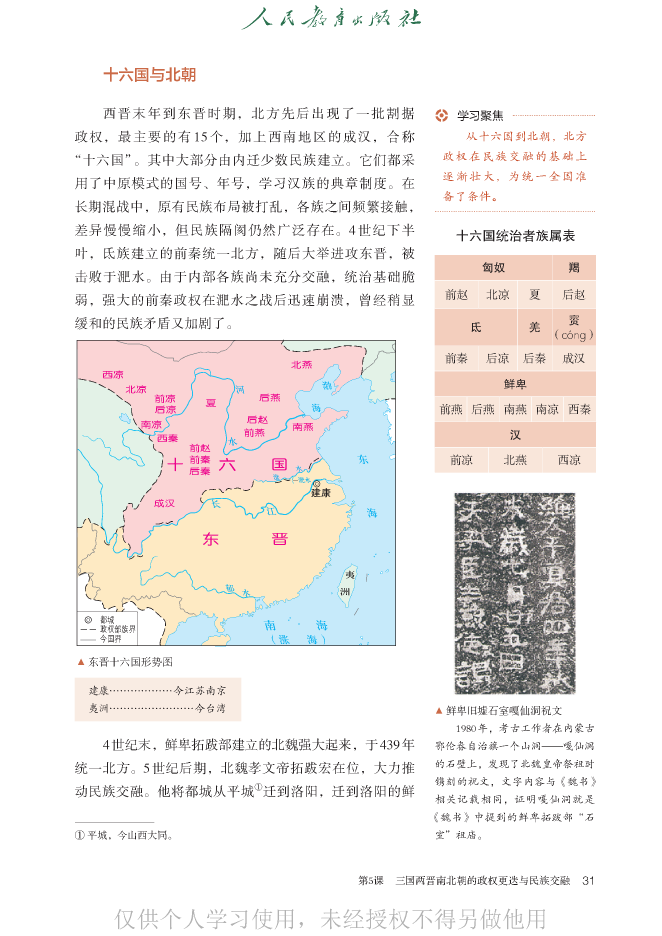
#> input picture shuju/cleaned/history_book_01/reclean_20260923/s01/page_38_240dpi.png, 1985 x 2807 px, found by its file name (shown at 1/3 size)
$ python crop_group_rows.py
#> lines starting #> are read from the running program, lines starting #| are printed output that depends on the picture
from PIL import Image
from pathlib import Path
im=Image.open('shuju/cleaned/history_book_01/reclean_20260923/s01/page_38_240dpi.png')
#> im is the input picture: PIL image 1985x2807 RGB; mean R, G, B 240.1, 236.9, 235.2
for name,box in [('upper_groups',(1260,740,1820,920)),('lower_groups',(1260,900,1820,1120))]:
 x=im.crop(box);x.resize((x.width*5,x.height*5)).save(Path('shuju/cleaned/history_book_01/reclean_20260923/s01')/(name+'.png'))
#> this loop made 2 passes
#> pass 1, `x = im.crop(box)`:
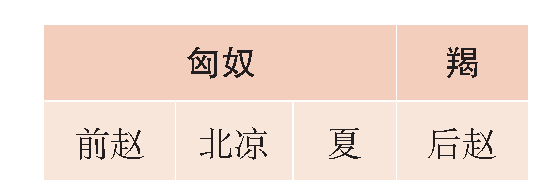
#> x: PIL image 560x180 RGB; mean R, G, B 242.3, 222.6, 212.4
#> pass 1, `x = im.crop(box)`:
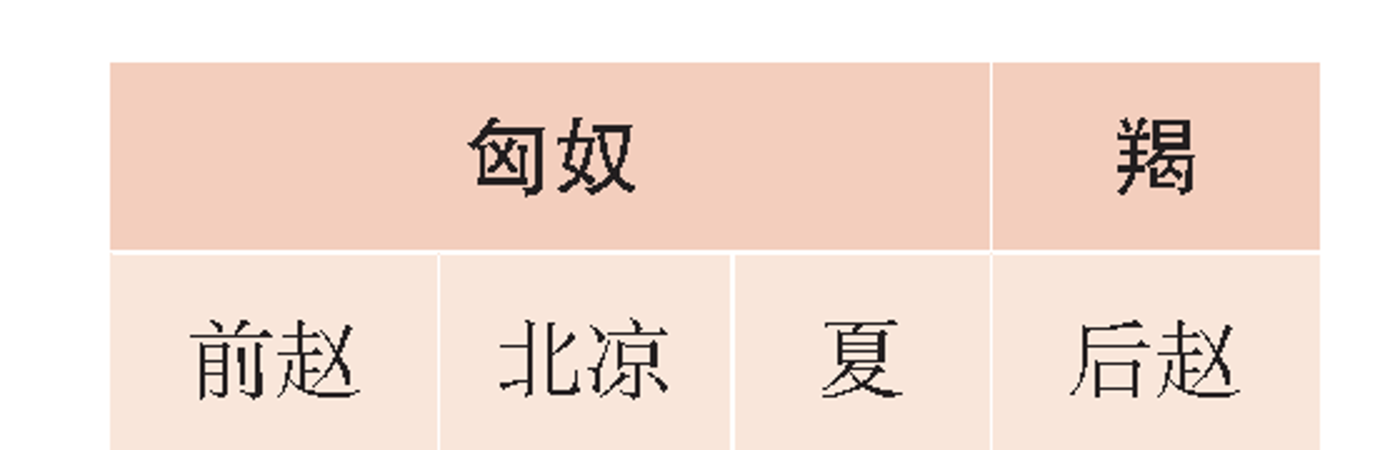
#> saved as upper_groups.png: PIL image 2800x900 RGB (shown at 1/2 size); mean R, G, B 242.1, 222.5, 212.4
#> pass 2, `x = im.crop(box)`:
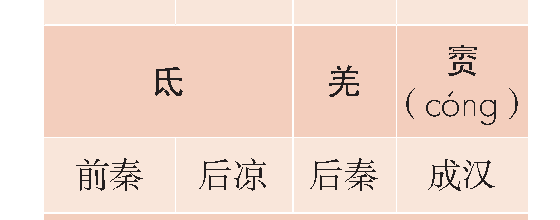
#> x: PIL image 560x220 RGB; mean R, G, B 241.5, 218, 206
#> pass 2, `x = im.crop(box)`:
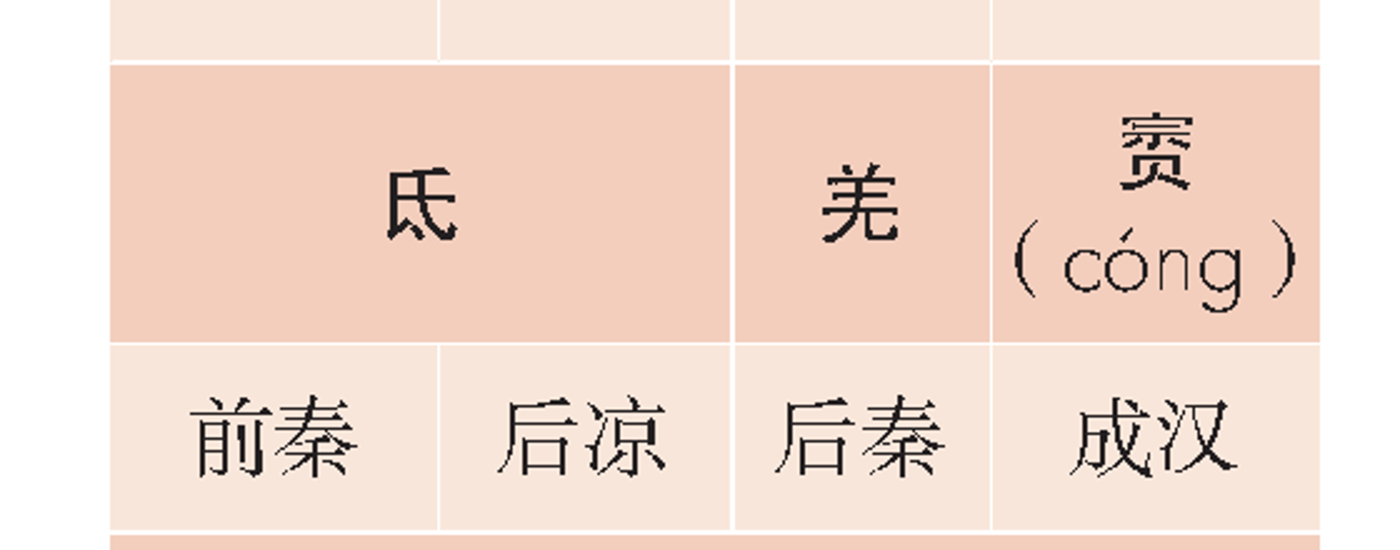
#> saved as lower_groups.png: PIL image 2800x1100 RGB (shown at 1/2 size); mean R, G, B 241.4, 217.9, 206

$ run again, with shuju/cleaned/history_book_01/reclean_20260923/s01/page_37_240dpi.png copied over shuju/cleaned/history_book_01/reclean_20260923/s01/page_38_240dpi.png
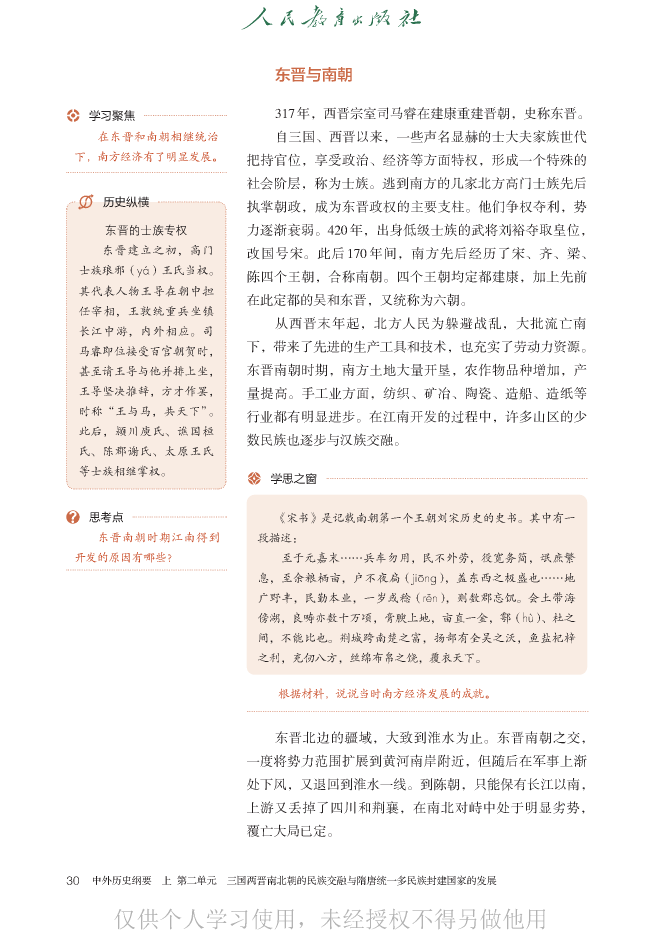
#> input picture shuju/cleaned/history_book_01/reclean_20260923/s01/page_37_240dpi.png, 1985 x 2807 px, found by its file name (shown at 1/3 size)
#> im is the input picture: PIL image 1985x2807 RGB; mean R, G, B 246.1, 243.4, 241.8
#> the loop `for name,box in [('upper_groups',(1260,740,1820,920)),('lower_groups',..` made 2 passes
#> pass 1, `x = im.crop(box)`:
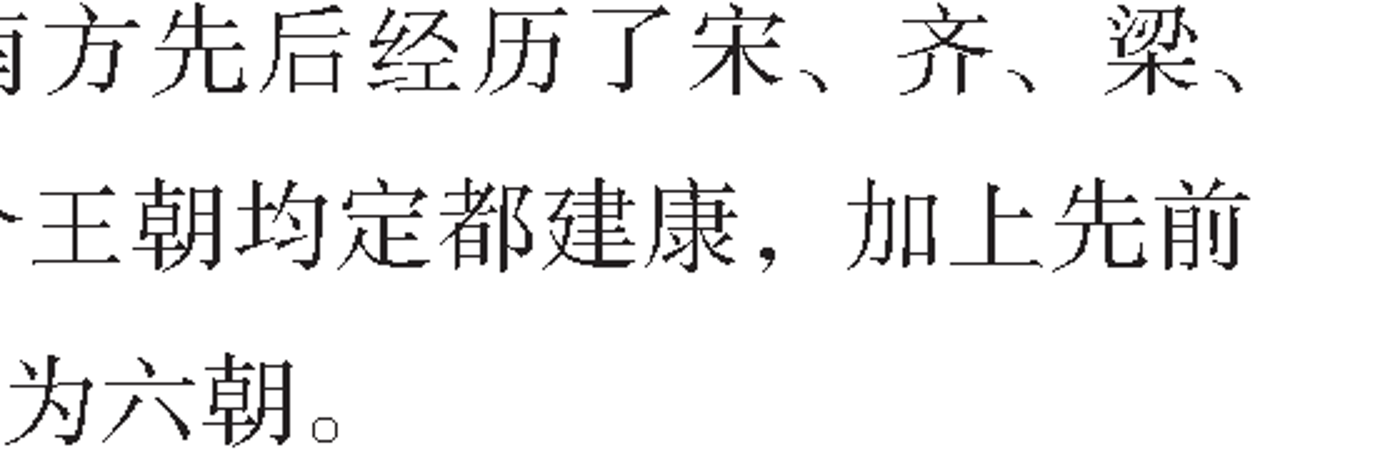
#> saved as upper_groups.png: PIL image 2800x900 RGB (shown at 1/2 size); mean R, G, B 239.1, 238.8, 238.9
#> pass 2, `x = im.crop(box)`:
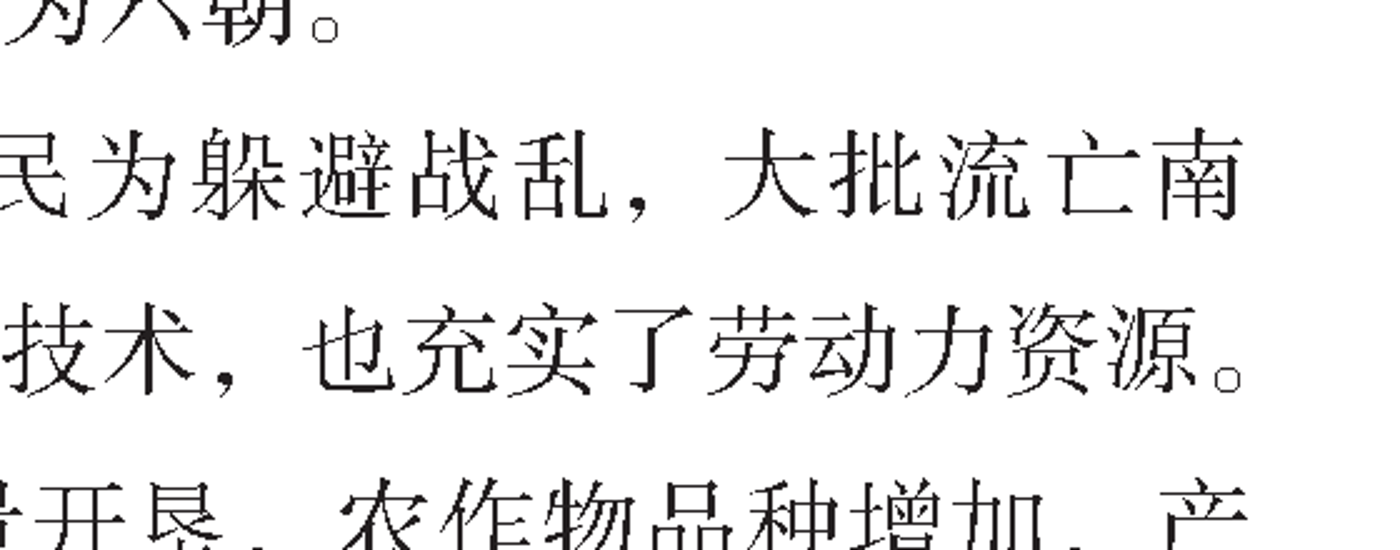
#> saved as lower_groups.png: PIL image 2800x1100 RGB (shown at 1/2 size); mean R, G, B 237.6, 237.3, 237.4

$ run again, with shuju/cleaned/history_book_01/reclean_20260923/s01/lower_groups.png copied over shuju/cleaned/history_book_01/reclean_20260923/s01/page_38_240dpi.png
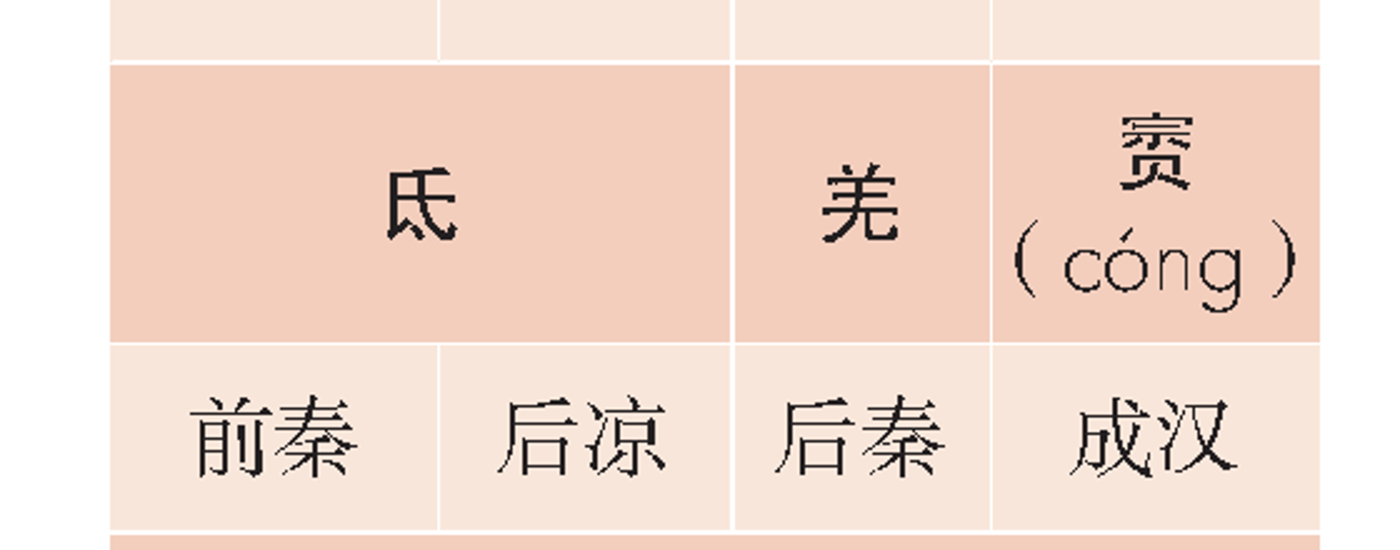
#> input picture shuju/cleaned/history_book_01/reclean_20260923/s01/lower_groups.png, 2800 x 1100 px, found by its file name (shown at 1/2 size)
#> im is the input picture: PIL image 2800x1100 RGB; mean R, G, B 241.4, 217.9, 206
#> the loop `for name,box in [('upper_groups',(1260,740,1820,920)),('lower_groups',..` made 2 passes
#> pass 1, `x = im.crop(box)`:
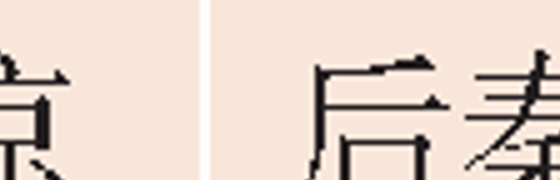
#> x: PIL image 560x180 RGB; mean R, G, B 227.7, 211.1, 200.5
#> pass 2, `x = im.crop(box)`:
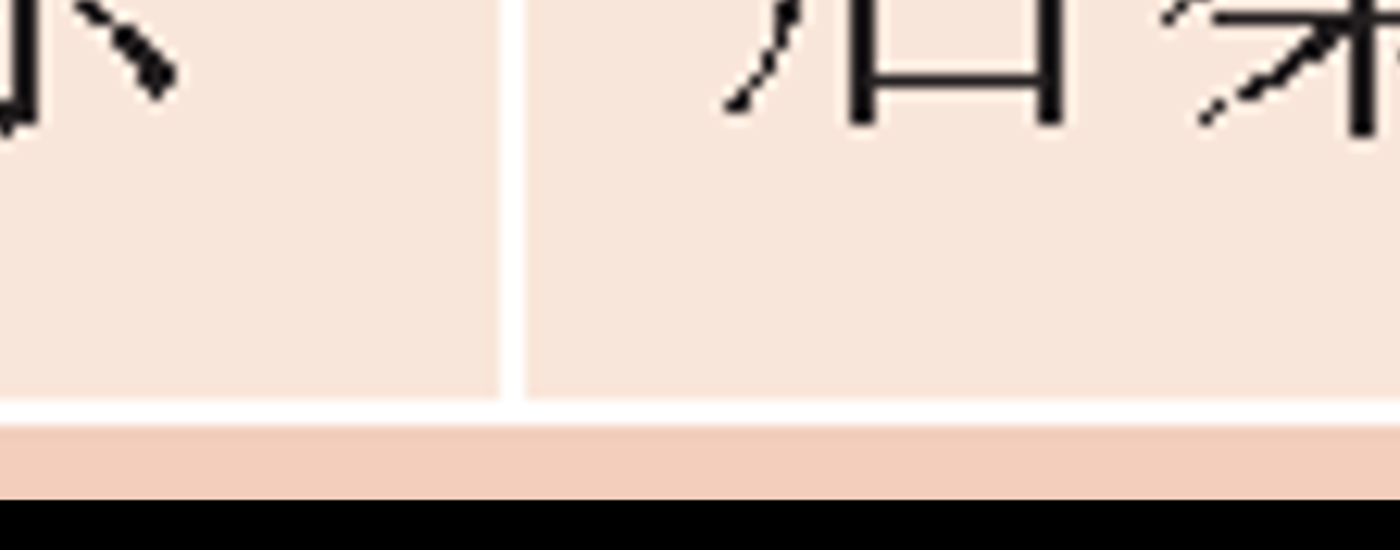
#> saved as lower_groups.png: PIL image 2800x1100 RGB (shown at 1/2 size); mean R, G, B 218.7, 200.7, 190.2
